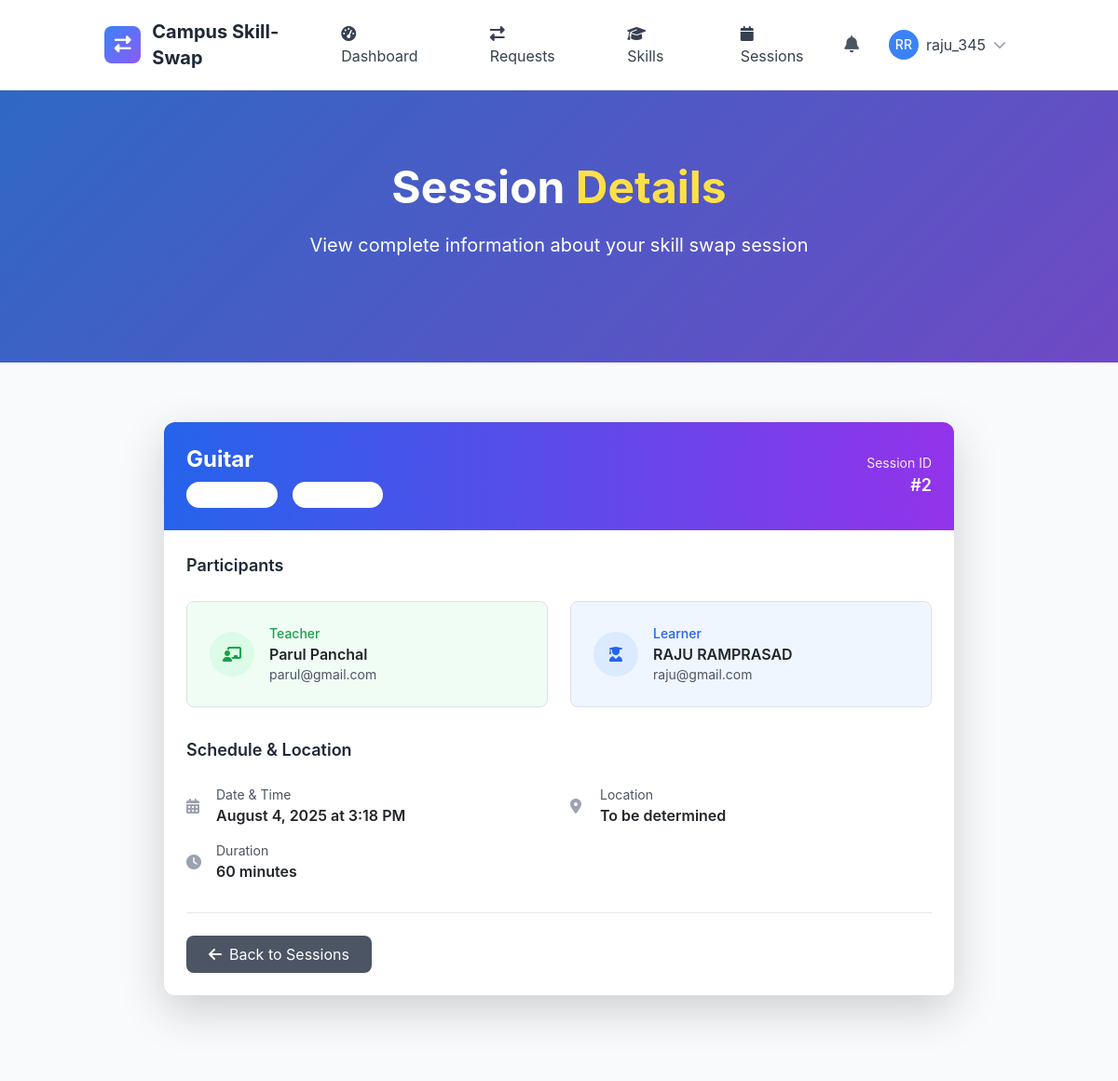
The page /sessions/2/ (signed in) on the database its author committed.
### skill_sessions/models.py (models this page shows, shortened)
class SkillSwapSession(models.Model):
    STATUS_CHOICES = [
        ('scheduled', 'Scheduled'),
        ('in_progress', 'In Progress'),
        ('completed', 'Completed'),
        ('cancelled', 'Cancelled'),
        ('no_show', 'No Show'),
    ]
    request = models.OneToOneField(SkillSwapRequest, on_delete=models.CASCADE, related_name='session')
    teacher = models.ForeignKey(User, on_delete=models.CASCADE, related_name='teaching_sessions')
    learner = models.ForeignKey(User, on_delete=models.CASCADE, related_name='learning_sessions')
    skill = models.ForeignKey('skills.Skill', on_delete=models.CASCADE, related_name='skill_sessions')
    scheduled_date = models.DateTimeField()
    duration_minutes = models.PositiveIntegerField(default=60)
    format = models.CharField(max_length=20, choices=[
        ('online', 'Online'),
        ('in_person', 'In-Person'),
    ])
    location = models.CharField(max_length=200, blank=True)
    meeting_link = models.URLField(blank=True, help_text="For online sessions")
    status = models.CharField(max_length=20, choices=STATUS_CHOICES, default='scheduled')
    started_at = models.DateTimeField(null=True, blank=True)
    ended_at = models.DateTimeField(null=True, blank=True)
    actual_duration = models.PositiveIntegerField(null=True, blank=True, help_text="Actual duration in minutes")
    teacher_notes = models.TextField(blank=True, help_text="Private notes for the teacher")
    learner_notes = models.TextField(blank=True, help_text="Private notes for the learner")
    session_summary = models.TextField(blank=True, help_text="What was covered in this session")
    created_at = models.DateTimeField(auto_now_add=True)
    updated_at = models.DateTimeField(auto_now=True)
    class Meta:
        ordering = ['scheduled_date']
        db_table = 'swapsession'

### skills/models.py (models this page shows, shortened)
class Skill(models.Model):
    name = models.CharField(max_length=100)
    category = models.ForeignKey(SkillCategory, on_delete=models.CASCADE, related_name='skills')
    description = models.TextField(blank=True)
    is_popular = models.BooleanField(default=False)
    created_at = models.DateTimeField(auto_now_add=True)
    updated_at = models.DateTimeField(auto_now=True)
    class Meta:
        ordering = ['category__name', 'name']
        unique_together = ['name', 'category']

### skill_sessions/views.py (the view)
# urls.py: path('<int:pk>/', views.SessionDetailView.as_view(), name='session_detail'),
class SessionDetailView(LoginRequiredMixin, DetailView):
    model = SkillSwapSession
    template_name = 'skill_sessions/session_detail.html'
    context_object_name = 'session'
    def get_object(self, queryset=None):
        pk = self.kwargs.get('pk') or self.kwargs.get('session_id')
        if pk is None:
            raise AttributeError("SessionDetailView must be called with either an object pk or session_id.")
        queryset = self.get_queryset()
        try:
            return queryset.get(pk=pk)
        except SkillSwapSession.DoesNotExist:
            from django.http import Http404
            raise Http404("Session does not exist")
    def get_queryset(self):
        return SkillSwapSession.objects.filter(
            teacher=self.request.user
        ) | SkillSwapSession.objects.filter(
            learner=self.request.user
        )

### templates/skill_sessions/session_detail.html (shortened to what this page needs)
{% extends 'base.html' %}
{% load static %}
{% block content %}
<section class="gradient-bg relative overflow-hidden">
    <div class="absolute inset-0 bg-black opacity-20"></div>
    <div class="relative container mx-auto px-4 py-20">
        <div class="text-center text-white">
            <h1 class="text-4xl lg:text-5xl font-bold mb-6 leading-tight">
                Session <span class="text-yellow-300">Details</span>
            </h1>
            <p class="text-lg lg:text-xl mb-8 max-w-3xl mx-auto">
                View complete information about your skill swap session
            </p>
        </div>
    </div>
</section>
<section class="py-16 bg-gray-50">
    <div class="container mx-auto px-4 max-w-4xl">
        <div class="bg-white rounded-xl shadow-lg overflow-hidden">
            <div class="bg-gradient-to-r from-blue-600 to-purple-600 p-6 text-white">
                <div class="flex items-center justify-between">
                    <div>
                        <h2 class="text-2xl font-bold mb-2">{{ session.skill.name }}</h2>
                        <div class="flex items-center space-x-4">
                            <span class="px-3 py-1 bg-white bg-opacity-20 rounded-full text-sm">
                            </span>
                            <span class="px-3 py-1 bg-white bg-opacity-20 rounded-full text-sm">
                            </span>
                        </div>
                    </div>
                    <div class="text-right">
                        <div class="text-sm opacity-90">Session ID</div>
                        <div class="text-lg font-semibold">#{{ session.id }}</div>
                    </div>
                </div>
            </div>
            <div class="p-6">
                <div class="mb-8">
                    <h3 class="text-lg font-semibold mb-4 text-gray-800">Participants</h3>
                    <div class="grid grid-cols-1 md:grid-cols-2 gap-4">
                        <div class="flex items-center p-4 bg-green-50 rounded-lg border border-green-200">
                            <div class="w-12 h-12 bg-green-100 rounded-full flex items-center justify-center mr-4">
                                <i class="fas fa-chalkboard-teacher text-green-600"></i>
                            </div>
                            <div>
                                <div class="text-sm text-green-600 font-medium">Teacher</div>
                                <div class="font-semibold">{{ session.teacher.get_full_name|default:session.teacher.username }}</div>
                                <div class="text-sm text-gray-600">{{ session.teacher.email }}</div>
                            </div>
                        </div>
                        <div class="flex items-center p-4 bg-blue-50 rounded-lg border border-blue-200">
                            <div class="w-12 h-12 bg-blue-100 rounded-full flex items-center justify-center mr-4">
                                <i class="fas fa-user-graduate text-blue-600"></i>
                            </div>
                            <div>
                                <div class="text-sm text-blue-600 font-medium">Learner</div>
                                <div class="font-semibold">{{ session.learner.get_full_name|default:session.learner.username }}</div>
                                <div class="text-sm text-gray-600">{{ session.learner.email }}</div>
                            </div>
                        </div>
                    </div>
                </div>
                <div class="mb-8">
                    <h3 class="text-lg font-semibold mb-4 text-gray-800">Schedule & Location</h3>
                    <div class="grid grid-cols-1 md:grid-cols-2 gap-6">
                        <div class="space-y-4">
                            <div class="flex items-center">
                                <i class="fas fa-calendar-alt text-gray-400 w-5 mr-3"></i>
                                <div>
                                    <div class="text-sm text-gray-600">Date & Time</div>
                                    <div class="font-semibold">{{ session.scheduled_date|date:"F j, Y \a\t g:i A" }}</div>
                                </div>
                            </div>
                            <div class="flex items-center">
                                <i class="fas fa-clock text-gray-400 w-5 mr-3"></i>
                                <div>
                                    <div class="text-sm text-gray-600">Duration</div>
                                    <div class="font-semibold">{{ session.duration_minutes }} minutes</div>
                                </div>
                            </div>
                        </div>
                        <div class="space-y-4">
                            {% if session.format == 'online' %}
                                <div class="flex items-center">
                                    <i class="fas fa-video text-gray-400 w-5 mr-3"></i>
                                    <div>
                                        <div class="text-sm text-gray-600">Meeting Link</div>
                                        {% if session.meeting_link %}
                                            <a href="{{ session.meeting_link }}" class="text-blue-600 hover:text-blue-800 font-semibold" target="_blank">
                                                Join Meeting
                                                <i class="fas fa-external-link-alt ml-1 text-xs"></i>
                                            </a>
                                        {% else %}
                                            <div class="text-gray-500">Link will be provided</div>
                                        {% endif %}
                                    </div>
                                </div>
                            {% else %}
                                <div class="flex items-center">
                                    <i class="fas fa-map-marker-alt text-gray-400 w-5 mr-3"></i>
                                    <div>
                                        <div class="text-sm text-gray-600">Location</div>
                                        <div class="font-semibold">{{ session.location|default:"To be determined" }}</div>
                                    </div>
                                </div>
                            {% endif %}
                        </div>
                    </div>
                </div>
                <div class="flex flex-wrap gap-4 pt-6 border-t">
                    <a href="{% url 'skill_sessions:my_sessions' %}"
                       class="px-6 py-2 bg-gray-600 text-white rounded-lg hover:bg-gray-700 transition-colors">
                        <i class="fas fa-arrow-left mr-2"></i>Back to Sessions
                    </a>
                </div>
            </div>
        </div>
    </div>
</section>
{% endblock %}

### templates/base.html (shortened to what this page needs)
{% load static %}
<!DOCTYPE html>
<html lang="en" class="h-full">
<head>
    <script src="https://cdn.tailwindcss.com"></script>
    <link href="https://cdn.jsdelivr.net/npm/bootstrap@5.3.2/dist/css/bootstrap.min.css" rel="stylesheet">
    <link rel="stylesheet" href="https://cdnjs.cloudflare.com/ajax/libs/font-awesome/6.5.1/css/all.min.css">
</head>
<body class="bg-gray-50 h-full">
    <nav class="bg-white shadow-lg border-b">
        <div class="container mx-auto px-4">
            <div class="flex justify-between items-center py-3">
                <div class="flex items-center space-x-3">
                    <div class="w-10 h-10 gradient-bg rounded-lg flex items-center justify-center">
                        <i class="fas fa-exchange-alt text-white text-lg"></i>
                    </div>
                    <a href="{% url 'core:home' %}" class="text-xl font-bold text-gray-800 hover:text-blue-600 transition-colors">
                        Campus Skill-Swap
                    </a>
                </div>
                <div class="hidden md:flex items-center space-x-6">
                    {% if user.is_authenticated %}
                        <a href="{% url 'core:dashboard' %}" class="nav-link px-3 py-2 text-gray-700 hover:text-blue-600 transition-colors">
                            <i class="fas fa-tachometer-alt mr-2"></i>Dashboard
                        </a>
                        <a href="{% url 'skill_sessions:request_list' %}" class="nav-link px-3 py-2 text-gray-700 hover:text-blue-600 transition-colors">
                            <i class="fas fa-exchange-alt mr-2"></i>Requests
                        </a>
                        <a href="{% url 'skills:skill_list' %}" class="nav-link px-3 py-2 text-gray-700 hover:text-blue-600 transition-colors">
                            <i class="fas fa-graduation-cap mr-2"></i>Skills
                        </a>
                        <a href="{% url 'skill_sessions:session_management' %}" class="nav-link px-3 py-2 text-gray-700 hover:text-blue-600 transition-colors">
                            <i class="fas fa-calendar mr-2"></i>Sessions
                        </a>
                    {% endif %}
                </div>
                <div class="flex items-center space-x-4">
                    {% if user.is_authenticated %}
                        <div class="relative">
                            <button id="notificationBtn" class="relative p-2 text-gray-600 hover:text-blue-600 transition-colors">
                                <i class="fas fa-bell text-lg"></i>
                            </button>
                        </div>
                        <div class="relative">
                            <button id="userMenuBtn" class="flex items-center space-x-2 p-2 rounded-lg hover:bg-gray-100 transition-colors">
                                {% if user.profile.profile_picture %}
                                    <img src="{{ user.profile.profile_picture.url }}" alt="Profile" class="w-8 h-8 rounded-full">
                                {% else %}
                                    <div class="w-8 h-8 bg-blue-500 rounded-full flex items-center justify-center">
                                        <span class="text-white text-sm font-medium">{{ user.first_name|first|upper }}{{ user.last_name|first|upper }}</span>
                                    </div>
                                {% endif %}
                                <span class="hidden md:block text-gray-700">{{ user.username}}</span>
                                <i class="fas fa-chevron-down text-gray-400 text-sm"></i>
                            </button>
                        </div>
                    {% endif %}
                </div>
            </div>
        </div>
    </nav>
    <main class="min-h-screen">
        {% block content %}{% endblock %}
    </main>
</body>
</html>

### templates/base.html (style rules this page uses)
:root { --primary-color: #3B82F6; --secondary-color: #10B981; --accent-color: #8B5CF6; --warning-color: #F59E0B; --danger-color: #EF4444; }
body { font-family: 'Inter', -apple-system, BlinkMacSystemFont, sans-serif; }
.gradient-bg { background: linear-gradient(135deg, var(--primary-color) 0%, var(--accent-color) 100%); }

### rows shown on the page
SkillSwapSession: skill.name "Guitar", id "2", teacher.get_full_name "Parul Panchal", teacher.email "parul@gmail.com", learner.get_full_name "RAJU RAMPRASAD", learner.email "raju@gmail.com", scheduled_date "August 4, 2025 at 3:18 PM", duration_minutes "60", location "To be determined"

### other values the page prints
{{ user.first_name|first|upper }} "R"
{{ user.last_name|first|upper }} "R"
{{ user.username }} "raju_345"
